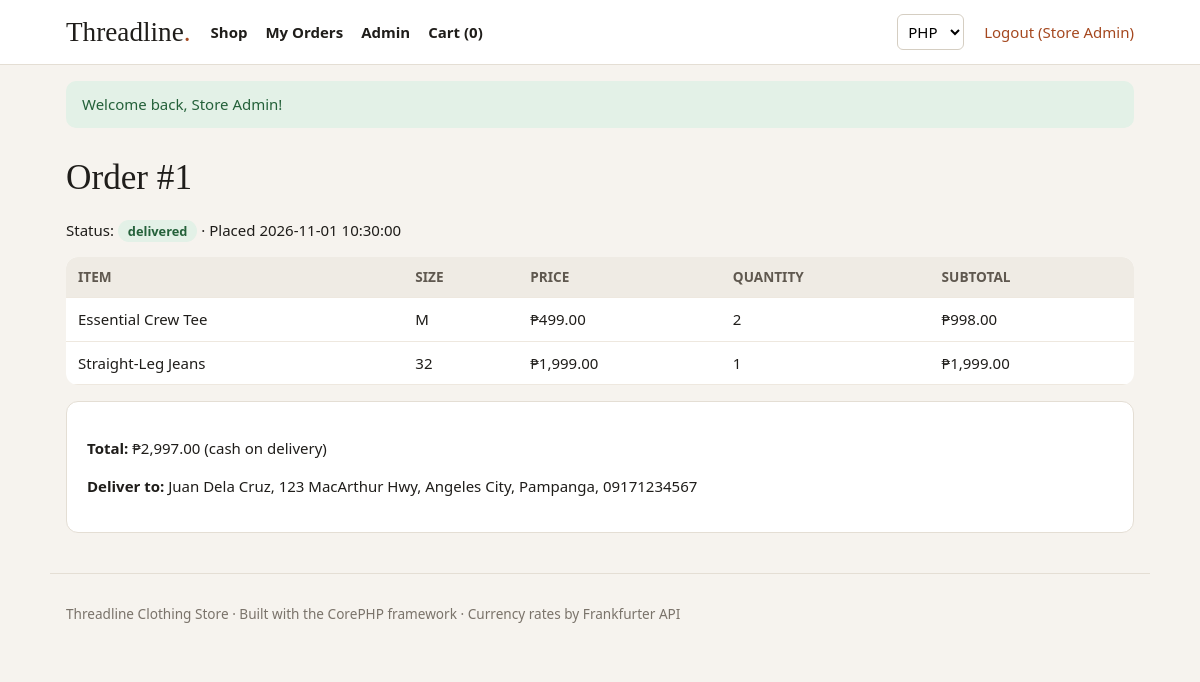
The app's page /order?id=1 (signed in) with its own data.
### tables this page shows
CREATE TABLE orders (
    id         INT AUTO_INCREMENT PRIMARY KEY,
    user_id    INT NOT NULL,
    total      DECIMAL(10,2) NOT NULL,
    address    VARCHAR(255) NOT NULL,
    phone      VARCHAR(20) NOT NULL,
    status     ENUM('pending','shipped','delivered','cancelled') NOT NULL DEFAULT 'pending',
    created_at DATETIME NOT NULL DEFAULT CURRENT_TIMESTAMP,
    FOREIGN KEY (user_id) REFERENCES users(id)
);

CREATE TABLE order_items (
    id         INT AUTO_INCREMENT PRIMARY KEY,
    order_id   INT NOT NULL,
    product_id INT NOT NULL,
    size       VARCHAR(10) NOT NULL,
    quantity   INT NOT NULL,
    price      DECIMAL(10,2) NOT NULL,
    FOREIGN KEY (order_id) REFERENCES orders(id) ON DELETE CASCADE,
    FOREIGN KEY (product_id) REFERENCES products(id)
);

CREATE TABLE products (
    id          INT AUTO_INCREMENT PRIMARY KEY,
    category_id INT NOT NULL,
    name        VARCHAR(150) NOT NULL,
    color       VARCHAR(40),
    description TEXT,
    price       DECIMAL(10,2) NOT NULL,
    sizes       VARCHAR(60) NOT NULL,
    stock       INT NOT NULL DEFAULT 0,
    image       VARCHAR(255),
    is_featured TINYINT(1) NOT NULL DEFAULT 0,
    created_at  DATETIME NOT NULL DEFAULT CURRENT_TIMESTAMP,
    FOREIGN KEY (category_id) REFERENCES categories(id)
);

CREATE TABLE users (
    id         INT AUTO_INCREMENT PRIMARY KEY,
    name       VARCHAR(100) NOT NULL,
    email      VARCHAR(150) NOT NULL UNIQUE,
    password   VARCHAR(255) NOT NULL,
    role       ENUM('customer','admin') NOT NULL DEFAULT 'customer',
    created_at DATETIME NOT NULL DEFAULT CURRENT_TIMESTAMP
);

### app/helpers.php (called while the page is built, shortened)
<?php
function db()
{
    return Database::connect($GLOBALS['config']['database']);
}
function view($name, $data = [])
{
    extract($data);
    require __DIR__ . '/Views/' . $name . '.php';
    require __DIR__ . '/Views/layout.php';
    return new Response(ob_get_clean());
}
function e($text)
{
    return htmlspecialchars((string) $text, ENT_QUOTES, 'UTF-8');
}
function current_user()
{
    return $_SESSION['user'] ?? null;
}
function peso($amount)
{
    return '₱' . number_format($amount, 2);
}

### app/Controllers/OrderController.php (called while the page is built, shortened)
<?php
class OrderController
{
    public function show($request)
    {
        $order = Order::find($request->input('id'));
        return view('orders/show', ['order' => $order, 'items' => Order::items($order['id'])]);
    }
}

### public/index.php (called while the page is built, shortened)
<?php
require_once __DIR__ . '/../core/Request.php';
require_once __DIR__ . '/../core/Database.php';
$request = new Request();
$router = new Router();
$router->dispatch($request);

### core/Request.php (called while the page is built, shortened)
<?php
class Request
{
    public function input($key)
    {
        return $_POST[$key] ?? $_GET[$key] ?? null;
    }
}

### core/Database.php (called while the page is built)
<?php
class Database
{
    private static $connection = null;
    public static function connect($config)
    {
        if (self::$connection === null) {
            self::$connection = new PDO(
                "mysql:host={$config['host']};dbname={$config['name']}",
                $config['username'],
                $config['password']
            );
            self::$connection->setAttribute(
                PDO::ATTR_ERRMODE,
                PDO::ERRMODE_EXCEPTION
            );
        }
        return self::$connection;
    }
}

### app/Models/Order.php (called while the page is built, shortened)
<?php
class Order
{
    public static function find($id)
    {
        $stmt = db()->prepare('SELECT o.*, u.name AS customer FROM orders o JOIN users u ON u.id = o.user_id WHERE o.id = ?');
        $stmt->execute([$id]);
        return $stmt->fetch(PDO::FETCH_ASSOC) ?: null;
    }
    public static function items($orderId)
    {
        $stmt = db()->prepare('SELECT i.*, p.name, p.image FROM order_items i LEFT JOIN products p ON p.id = i.product_id WHERE i.order_id = ?');
        $stmt->execute([$orderId]);
        return $stmt->fetchAll(PDO::FETCH_ASSOC);
    }
}

### app/Views/orders/show.php (the view)
<h1>Order #<?= $order['id'] ?></h1>
<p>Status: <span class="status <?= e($order['status']) ?>"><?= e($order['status']) ?></span> &middot; Placed <?= e($order['created_at']) ?></p>
<table class="table">
    <tr><th>Item</th><th>Size</th><th>Price</th><th>Quantity</th><th>Subtotal</th></tr>
    <?php foreach ($items as $item): ?>
        <tr>
            <td><?= e($item['name'] ?? 'Deleted product') ?></td>
            <td><?= e($item['size']) ?></td>
            <td><?= peso($item['price']) ?></td>
            <td><?= $item['quantity'] ?></td>
            <td><?= peso($item['price'] * $item['quantity']) ?></td>
        </tr>
    <?php endforeach; ?>
</table>
<div class="box">
    <p><strong>Total:</strong> <?= peso($order['total']) ?> (cash on delivery)</p>
    <p><strong>Deliver to:</strong> <?= e($order['customer']) ?>, <?= e($order['address']) ?>, <?= e($order['phone']) ?></p>
</div>

### public/assets/css/style.css (style rules this page uses)
* { box-sizing: border-box; }
body { margin: 0; background: #f6f3ee; color: #1f1d1a; font-family: "Segoe UI", Arial, sans-serif; font-size: 15px; line-height: 1.5; }
h1, h2 { font-family: Georgia, "Times New Roman", serif; font-weight: normal; }
h1 { font-size: 2.2rem; margin: 24px 0 12px; }
.box { background: #fff; border: 1px solid #e4ded4; border-radius: 12px; padding: 20px; }
.table { width: 100%; border-collapse: collapse; background: #fff; border-radius: 12px; overflow: hidden; margin-bottom: 16px; }
.table th, .table td { padding: 10px 12px; border-bottom: 1px solid #eee8df; text-align: left; vertical-align: middle; }
.table th { background: #efebe4; font-size: 0.85rem; text-transform: uppercase; color: #5f584f; }
.status { padding: 2px 10px; border-radius: 999px; font-size: 0.8rem; font-weight: 700; background: #efebe4; }
.status.delivered { background: #e3f1e7; color: #24613a; }

### records on screen
orders: id "1", status "delivered", created_at "2026-11-01 10:30:00", total "₱2,997.00", user.name "Juan Dela Cruz", address "123 MacArthur Hwy, Angeles City, Pampanga", phone "09171234567"
order_items: product.name "Essential Crew Tee", size "M", price "₱499.00", quantity "2", peso($item['price'] * $item['quantity']) "₱998.00"
order_items: product.name "Straight-Leg Jeans", size "32", price "₱1,999.00", quantity "1", peso($item['price'] * $item['quantity']) "₱1,999.00"

### other values on screen
Cart::count() "0"
$user['name'] "Store Admin"
$_SESSION['flash']['message'] "Welcome back, Store Admin!"
form field currency "PHP"
